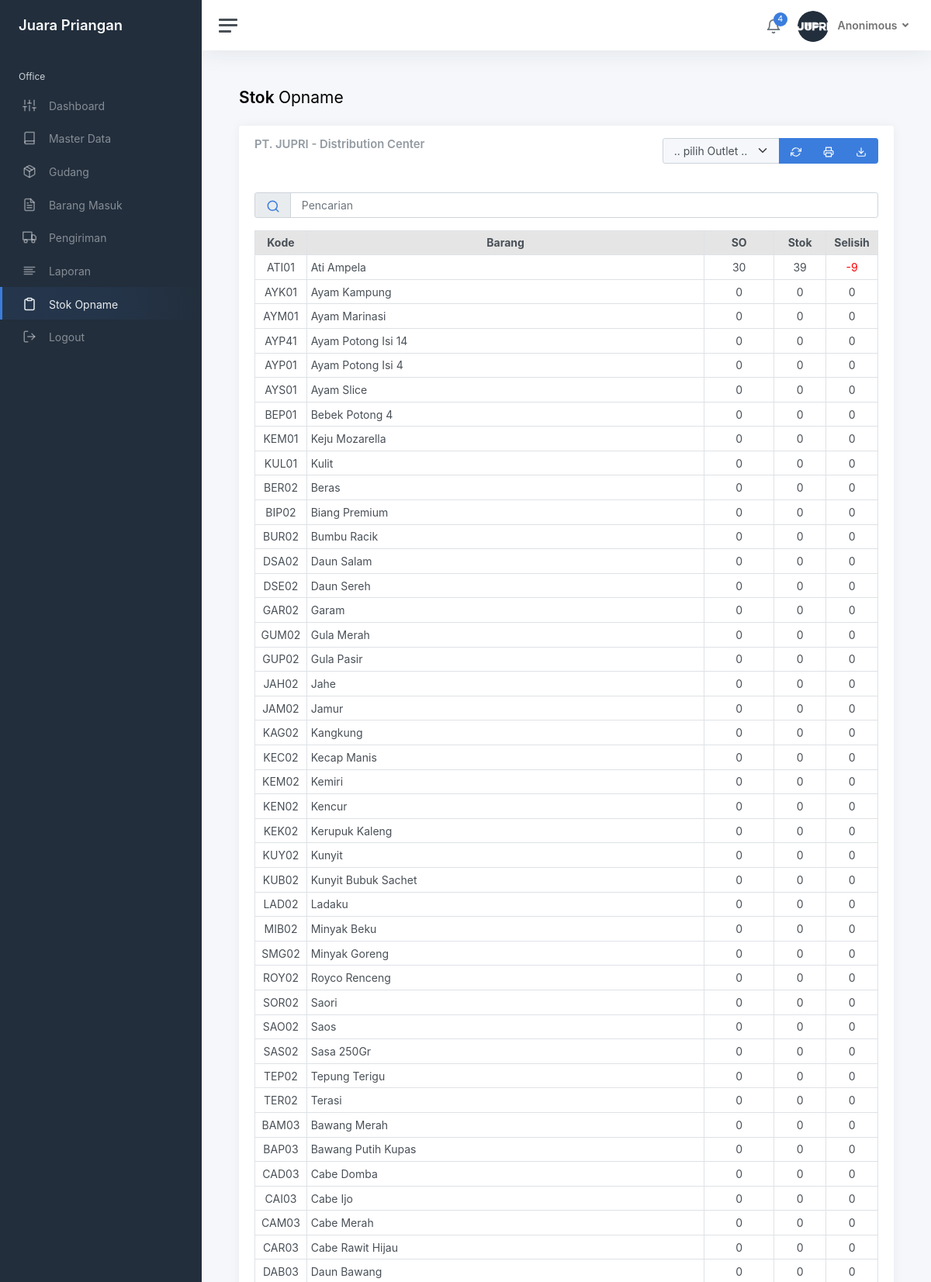
The page /app/office/so (signed in, upper part) on the database its author committed.
### tables this page shows
CREATE TABLE `user` (
  `id` int(11) NOT NULL,
  `uname` varchar(100) NOT NULL,
  `pass` varchar(100) NOT NULL,
  `nama` varchar(100) NOT NULL,
  `kode` varchar(11) NOT NULL,
  `cabang` varchar(100) NOT NULL,
  `jabatan` varchar(100) NOT NULL,
  `akses` varchar(100) NOT NULL,
  `note` varchar(100) NOT NULL
);

CREATE TABLE `gudang` (
  `kode` varchar(11) NOT NULL,
  `barang` varchar(100) NOT NULL,
  `jenis` varchar(100) NOT NULL,
  `satuan` varchar(100) NOT NULL,
  `harga` int(11) NOT NULL,
  `jual` int(11) NOT NULL,
  `conv` float NOT NULL,
  `stok` float NOT NULL,
  `minim` float NOT NULL,
  `so` float NOT NULL,
  `suplier` varchar(100) NOT NULL,
  `note` varchar(100) NOT NULL
);

### app/models/function.php (called while the page is built, shortened)
<?php
require_once 'config.php';
function myquery($query){
    global $conn;
    $result = mysqli_query($conn, $query);
    $rows = [];
    while($row = mysqli_fetch_assoc($result)) {
        $rows[] = $row;
    }
    return $rows;
}
function myNumRow($query){
    global $conn;
    $myQue = mysqli_query($conn, $query);
    $numRow = mysqli_num_rows($myQue);
    return $numRow;
}

### app/office/so.php (the view, shortened to what this page needs)
<?php
include_once '../templates/header.php';
?>
<main class="content">
	<div class="container-fluid p-0">
		<div class="mb-3">
			<h1 class="h3 d-inline align-middle"><strong>Stok </strong>Opname</h1>
			<div class="row">
			</div>
		</div>
		<div class="row">
			<div class="col-12">
				<div class="card">
					<div class="card-header d-md-block d-lg-flex justify-content-between">
						<?php
						if(isset($_GET['view'])){
							$kou = $_GET['view'];
							$out = myquery("SELECT * FROM outlet WHERE kode=" . $kou);
							$label = $out[0]['outlet'];
							$query = "SELECT dapur.*, jenis.id FROM dapur LEFT JOIN jenis ON dapur.jenis=jenis.jenis WHERE outlet='$kou'";
							$bin = ' AND';
							$print = '../report/lap_so?cab='. $kou;
							$export = '../models/fun-export?so='. $kou;
						}else{
							$label = 'PT. JUPRI - Distribution Center';
							$query = "SELECT gudang.*, jenis.id FROM gudang LEFT JOIN jenis ON gudang.jenis=jenis.jenis";
							$print = '../report/lap_so?cab=office';
							$export = '../models/fun-export?so=office';
						}
						?>
						<h5 class="card-title mb-2 CardLabel"><?= $label ?></h5>
						<form action="" method="get">
							<div class="input-group">
								<div class="input-group-text p-0">
									<select class="form-select bg-light border-0" name="view" id="view" onchange="this.form.submit()">
										<option value="">.. pilih Outlet ..</option>
									</select>
								</div>
								<a href="../models/fun-gudang?resetOpname" class="d-none d-md-inline btn btn-primary <?= isset($_GET['view']) ? 'd-none' : '' ?>"><span data-feather="refresh-cw"></span></a>
								<a href="<?= $print ?>" target="_blank" class="d-none d-md-inline btn btn-primary"><span data-feather="printer"></span></a>
								<a href="<?= $export ?>" class="d-none d-md-inline btn btn-primary"><span data-feather="download"></span></a>
							</div>
						</form>
					</div>
					<div class="card-body">
						<form action="" method="post">
							<div class="input-group col-12 col-lg-4 mb-3">
								<span class="input-group-text"><a href="so"><span data-feather="search"></span></a></span>
								<input type="text" class="form-control" name="cari" id="cari" placeholder="Pencarian" autocomplete="off" onchange>
							</div>
						</form>
						<table id="data_table" class="table table-hover table-sm table-bordered">
							<tr class="table-active text-center">
								<th class="d-none d-md-table-cell col-1">Kode</th>
								<th>Barang</th>
								<th class="">SO</th>
								<th class="col-1">Stok</th>
								<th class="col-1">Selisih</th>
							</tr>
							<?php
							$query .= " ORDER BY jenis.id, barang";
							$data = myquery($query);
							foreach ($data as $g) : ?>
							<tr>
								<td class="d-none d-md-table-cell text-center"><?= $g['kode'] ?></td>
								<td><?= $g['barang'] ?></td>
								<td class="text-center"><?= $g['so'] ?></td>
								<td class="text-center"><?= $g['stok'] ?></td>
								<td class="text-center" <?= ($g['so'] - $g['stok']) <> 0 ? "style='color:red'" : "" ?>><?= $g['so'] - $g['stok'] ?></td>
							</tr>
							<?php endforeach; ?>
						</table>
					</div>
				</div>
			</div>
		</div>
	</div>
</main>
<?php
include_once '../templates/footer.php';
?>

### app/templates/header.php (shortened to what this page needs)
<!DOCTYPE html>
<html lang="en">
<?php
require_once '../models/function.php';
if(!isset($_SESSION['uname'])){
    header("location:../../");
    exit;
}else{
	$uname=$_SESSION['uname'];
	$user = myquery("select * from user where uname='$uname'");
	$u = $user[0];
}
?>
<head>
    <link href="../../assets/css/app.css" rel="stylesheet">
    <link href="../../assets/css/bootstrap-datepicker3.min.css" rel="stylesheet">
</head>
<body>
	<div class="wrapper">
		<nav id="sidebar" class="sidebar js-sidebar">
			<div class="sidebar-content js-simplebar">
				<a class="sidebar-brand" href="index">
				<span class="align-middle"><?= $u['cabang'] ?></span>
			</a>
			<?php
			$url = rtrim($_SERVER['REQUEST_URI'], '/');
			$url = explode('/', $url);
			$url = substr($url[3],0,4);
			?>
				<ul class="sidebar-nav">
					<li class="sidebar-header">
						<?= ($u['kode'] == 'Office') ? 'Office' : 'Outlet' ?>
					</li>
					<li class="sidebar-item <?php if($url == 'inde'){ echo 'active'; } ?>">
						<a class="sidebar-link" href="index">
							<i class="align-middle" data-feather="sliders"></i> <span class="align-middle">Dashboard</span>
						</a>
					</li>
					<?php if($u['kode'] == 'Office') { ?>
						<li class="sidebar-item <?php if($url == 'mast'){ echo 'active'; } ?>">
							<a class="sidebar-link" href="master">
								<i class="align-middle" data-feather="book"></i> <span class="align-middle">Master Data</span>
							</a>
						</li>
						<li class="sidebar-item <?php if($url == 'guda'){ echo 'active'; } ?>">
							<a class="sidebar-link" href="gudang">
								<i class="align-middle" data-feather="package"></i> <span class="align-middle">Gudang</span>
							</a>
						</li>
						<li class="sidebar-item <?php if($url == 'masu'){ echo 'active'; } ?>">
							<a class="sidebar-link" href="masuk">
								<i class="align-middle" data-feather="file-text"></i> <span class="align-middle">Barang Masuk</span>
							</a>
						</li>
						<li class="sidebar-item <?php if($url == 'kiri'){ echo 'active'; } ?>">
							<a class="sidebar-link" href="kirim">
								<i class="align-middle" data-feather="truck"></i> <span class="align-middle">Pengiriman</span>
							</a>
						</li>
					<?php } ?>
					<li class="sidebar-item <?php if($url == 'lapo'){ echo 'active'; } ?>">
						<a class="sidebar-link" href="laporan">
							<i class="align-middle" data-feather="align-left"></i> <span class="align-middle">Laporan</span>
						</a>
					</li>
					<li class="sidebar-item <?php if($url == 'so'){ echo 'active'; } ?>">
						<a class="sidebar-link" href="so">
							<i class="align-middle" data-feather="clipboard"></i> <span class="align-middle">Stok Opname</span>
						</a>
					</li>
					<li class="sidebar-item">
						<a class="sidebar-link" href="../models/fun-user?logout">
							<i class="align-middle" data-feather="log-out"></i> <span class="align-middle">Logout</span>
						</a>
					</li>
				</ul>
			</div>
		</nav>
		<div class="main">
			<nav class="navbar navbar-expand navbar-light navbar-bg">
				<a class="sidebar-toggle js-sidebar-toggle">
				<i class="hamburger align-self-center"></i>
				</a>
				<div class="navbar-collapse collapse">
					<ul class="navbar-nav navbar-align">
						<?php
						if($u['kode'] == 'Office') {
							$queryNotiStok = "SELECT 'Gudang' as outlet, kode, barang, satuan, stok FROM gudang WHERE stok < minim UNION SELECT outlet.outlet, dapur.kode, dapur.barang, dapur.satuan, dapur.stok FROM dapur LEFT JOIN outlet ON dapur.outlet=outlet.kode WHERE stok < minim ORDER BY outlet DESC";
							$queryNotiStokMinim = "SELECT * FROM gudang WHERE minim=0";
							$queryNotiKirim = "SELECT pengiriman.* FROM pengiriman LEFT JOIN penerimaan ON pengiriman.id=penerimaan.id WHERE penerimaan.id IS NULL";
						}
						$notiStok = myNumRow($queryNotiStok);
						$stokMinim = myNumRow($queryNotiStokMinim);
						$notiStokMinim = $stokMinim > 0 ? 1 : 0;
						$notiKirim = myNumRow($queryNotiKirim);
						if(date('d') == 10 || date('d') == 20 || date('d') >= 28){
							$notiSO = 1;
						}else{
							$notiSO = 0;
						}
						$sumNoti = $notiStok + $notiSO + $notiStokMinim + $notiKirim;
						?>
						<li class="nav-item dropdown">
							<a class="nav-icon dropdown-toggle" href="#" id="alertsDropdown" data-bs-toggle="dropdown">
								<div class="position-relative">
									<i class="align-middle" data-feather="bell"></i>
									<?php if($sumNoti > 0){ ?>
									<span class="indicator"><?= $sumNoti ?></span>
									<?php } ?>
								</div>
							</a>
						</li>
						<li class="nav-item dropdown">
							<a class="nav-link dropdown-toggle d-none d-sm-inline-block" href="#" data-bs-toggle="dropdown">
							<img src="../../assets/img/pin.png" class="avatar img-fluid rounded-circle me-2"> <b><?= $u['nama'] ?></b>
						</a>
						</li>
					</ul>
				</div>
			</nav>

### rows shown on the page
user: cabang "Juara Priangan", nama "Anonimous"
gudang: barang "Ati Ampela", so "30", stok "39", $g['so'] - $g['stok'] "-9"
gudang: barang "Ayam Kampung", so "0", stok "0", $g['so']-$g['stok'] "0"
gudang: barang "Ayam Marinasi", so "0", stok "0", $g['so']-$g['stok'] "0"
gudang: barang "Ayam Potong Isi 14", so "0", stok "0", $g['so']-$g['stok'] "0"
gudang: barang "Ayam Potong Isi 4", so "0", stok "0", $g['so']-$g['stok'] "0"
gudang: barang "Ayam Slice", so "0", stok "0", $g['so']-$g['stok'] "0"
gudang: barang "Bebek Potong 4", so "0", stok "0", $g['so']-$g['stok'] "0"
gudang: barang "Keju Mozarella", so "0", stok "0", $g['so']-$g['stok'] "0"
gudang: barang "Kulit", so "0", stok "0", $g['so']-$g['stok'] "0"
gudang: barang "Beras", so "0", stok "0", $g['so']-$g['stok'] "0"
gudang: barang "Biang Premium", so "0", stok "0", $g['so']-$g['stok'] "0"
gudang: barang "Bumbu Racik", so "0", stok "0", $g['so']-$g['stok'] "0"
gudang: barang "Daun Salam", so "0", stok "0", $g['so']-$g['stok'] "0"
gudang: barang "Daun Sereh", so "0", stok "0", $g['so']-$g['stok'] "0"
gudang: barang "Garam", so "0", stok "0", $g['so']-$g['stok'] "0"
gudang: barang "Gula Merah", so "0", stok "0", $g['so']-$g['stok'] "0"
gudang: barang "Gula Pasir", so "0", stok "0", $g['so']-$g['stok'] "0"
gudang: barang "Jahe", so "0", stok "0", $g['so']-$g['stok'] "0"
gudang: barang "Jamur", so "0", stok "0", $g['so']-$g['stok'] "0"
gudang: barang "Kangkung", so "0", stok "0", $g['so']-$g['stok'] "0"
gudang: barang "Kecap Manis", so "0", stok "0", $g['so']-$g['stok'] "0"
gudang: barang "Kemiri", so "0", stok "0", $g['so']-$g['stok'] "0"
gudang: barang "Kencur", so "0", stok "0", $g['so']-$g['stok'] "0"
gudang: barang "Kerupuk Kaleng", so "0", stok "0", $g['so']-$g['stok'] "0"
gudang: barang "Kunyit", so "0", stok "0", $g['so']-$g['stok'] "0"
gudang: barang "Kunyit Bubuk Sachet", so "0", stok "0", $g['so']-$g['stok'] "0"
gudang: barang "Ladaku", so "0", stok "0", $g['so']-$g['stok'] "0"
gudang: barang "Minyak Beku", so "0", stok "0", $g['so']-$g['stok'] "0"
gudang: barang "Minyak Goreng", so "0", stok "0", $g['so']-$g['stok'] "0"
gudang: barang "Royco Renceng", so "0", stok "0", $g['so']-$g['stok'] "0"
gudang: barang "Saori", so "0", stok "0", $g['so']-$g['stok'] "0"
gudang: barang "Saos", so "0", stok "0", $g['so']-$g['stok'] "0"
gudang: barang "Sasa 250Gr", so "0", stok "0", $g['so']-$g['stok'] "0"
gudang: barang "Tepung Terigu", so "0", stok "0", $g['so']-$g['stok'] "0"
gudang: barang "Terasi", so "0", stok "0", $g['so']-$g['stok'] "0"
gudang: barang "Bawang Merah", so "0", stok "0", $g['so']-$g['stok'] "0"
gudang: barang "Bawang Putih Kupas", so "0", stok "0", $g['so']-$g['stok'] "0"
gudang: barang "Cabe Domba", so "0", stok "0", $g['so']-$g['stok'] "0"
gudang: barang "Cabe Ijo", so "0", stok "0", $g['so']-$g['stok'] "0"
gudang: barang "Cabe Merah", so "0", stok "0", $g['so']-$g['stok'] "0"
gudang: barang "Cabe Rawit Hijau", so "0", stok "0", $g['so']-$g['stok'] "0"
gudang: barang "Daun Bawang", so "0", stok "0", $g['so']-$g['stok'] "0"

### other values the page prints
$sumNoti "4"
$label "PT. JUPRI - Distribution Center"
